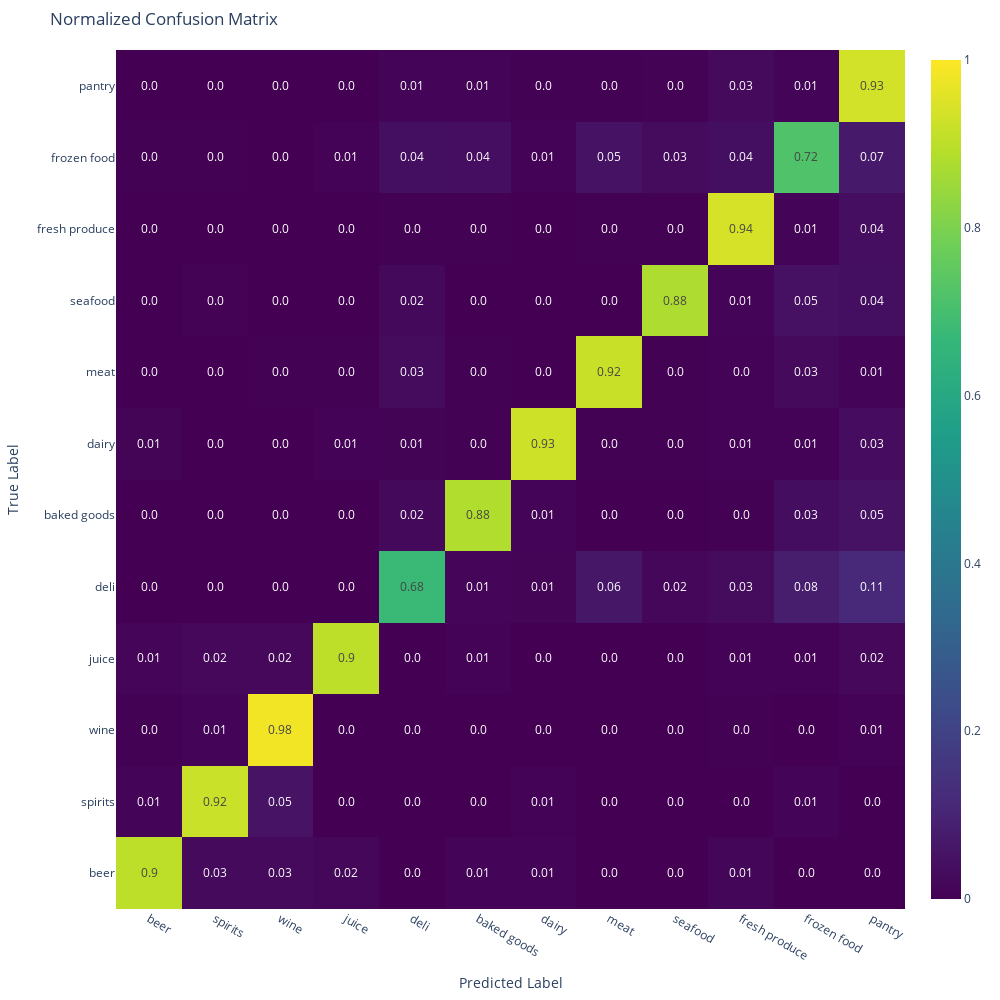

The code cell stored with this chart in its notebook:
### Code cell
import torch
import numpy as np
from sklearn.metrics import classification_report, confusion_matrix
import plotly.graph_objects as go
from tqdm import tqdm

def evaluate(model, test_data):
    model.eval() 
    test = Dataset(test_data)
    test_dataloader = torch.utils.data.DataLoader(test, batch_size=8)
    
    predictions_labels = []
    true_labels = []
    total_acc_test = 0
    
    with torch.no_grad():
        for test_input, test_label in tqdm(test_dataloader):
            test_label = test_label.to(device)  
            mask = test_input['attention_mask'].squeeze(1).to(device) 
            input_id = test_input['input_ids'].squeeze(1).to(device)  

            outputs = model(input_ids=input_id, attention_mask=mask, labels=test_label)  
            logits = outputs.logits

            acc = (logits.argmax(dim=1) == test_label).sum().item()
            total_acc_test += acc
            
            true_labels += test_label.cpu().numpy().flatten().tolist()
            predictions_labels += logits.argmax(dim=1).cpu().numpy().flatten().tolist()
    
    accuracy = total_acc_test / len(test_data)
    print(f'Test Accuracy: {accuracy: .3f}')
    
    print("\nClassification Report:")
    print(classification_report(true_labels, predictions_labels, target_names=unique_labels))

    cm = confusion_matrix(true_labels, predictions_labels)

    cm_normalized = cm.astype('float') / cm.sum(axis=1)[:, np.newaxis]

    cm_text = np.around(cm_normalized, decimals=2).astype(str)

    fig = go.Figure(data=go.Heatmap(
        z=cm_normalized,
        x=unique_labels,  
        y=unique_labels, 
        text=cm_text,  
        texttemplate="%{text}",  
        hoverongaps=False,
        colorscale='Viridis', 
        zmin=0, zmax=1
    ))

    fig.update_layout(
        title='Normalized Confusion Matrix',
        xaxis=dict(title='Predicted Label'),
        yaxis=dict(title='True Label'),
        margin=dict(l=50, r=50, t=50, b=50),
        height=1000, width=1000
    )

    fig.show()

    return true_labels, predictions_labels

if torch.backends.mps.is_available():
    device = torch.device("mps")
elif torch.cuda.is_available():
    device = torch.device("cuda")
else:
    device = torch.device("cpu")

model.to(device)

true_labels, pred_labels = evaluate(model, df_test)

### Figure 1 — Plotly figure (JSON) as saved in the notebook; plotly's stock layout.template omitted (floating-point values rounded to 4 significant figures; data arrays with more than 128 entries replaced by an {"elided": "..."} marker saying what was removed)
{"data": [{"colorscale": [[0, "#440154"], [0.1111, "#482878"], [0.2222, "#3e4989"], [0.3333, "#31688e"], [0.4444, "#26828e"], [0.5556, "#1f9e89"], [0.6667, "#35b779"], [0.7778, "#6ece58"], [0.8889, "#b5de2b"], [1, "#fde725"]], "hoverongaps": false, "text": {"elided": "12x12 str values"}, "texttemplate": "%{text}", "type": "heatmap", "x": ["beer", "spirits", "wine", "juice", "deli", "baked goods", "dairy", "meat", "seafood", "fresh produce", "frozen food", "pantry"], "y": ["beer", "spirits", "wine", "juice", "deli", "baked goods", "dairy", "meat", "seafood", "fresh produce", "frozen food", "pantry"], "z": {"elided": "12x12 float values"}, "zmax": 1, "zmin": 0}], "layout": {"height": 1000, "margin": {"b": 50, "l": 50, "r": 50, "t": 50}, "title": {"text": "Normalized Confusion Matrix"}, "width": 1000, "xaxis": {"title": {"text": "Predicted Label"}}, "yaxis": {"title": {"text": "True Label"}}}}
